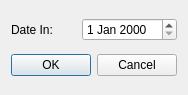
<?xml version="1.0" encoding="UTF-8"?>
<ui version="4.0">
 <class>DateIn</class>
 <widget class="QDialog" name="DateIn">
  <property name="geometry">
   <rect>
    <x>0</x>
    <y>0</y>
    <width>178</width>
    <height>95</height>
   </rect>
  </property>
  <property name="windowTitle">
   <string>Dialog</string>
  </property>
  <layout class="QGridLayout" name="gridLayout">
   <item row="0" column="0">
    <widget class="QLabel" name="label">
     <property name="text">
      <string>Date In:</string>
     </property>
    </widget>
   </item>
   <item row="0" column="1">
    <widget class="QDateEdit" name="dateEdit"/>
   </item>
   <item row="1" column="0" colspan="2">
    <widget class="QDialogButtonBox" name="buttonBox">
     <property name="orientation">
      <enum>Qt::Horizontal</enum>
     </property>
     <property name="standardButtons">
      <set>QDialogButtonBox::Cancel|QDialogButtonBox::Ok</set>
     </property>
    </widget>
   </item>
  </layout>
 </widget>
 <resources/>
 <connections>
  <connection>
   <sender>buttonBox</sender>
   <signal>accepted()</signal>
   <receiver>DateIn</receiver>
   <slot>accept()</slot>
   <hints>
    <hint type="sourcelabel">
     <x>248</x>
     <y>254</y>
    </hint>
    <hint type="destinationlabel">
     <x>157</x>
     <y>274</y>
    </hint>
   </hints>
  </connection>
  <connection>
   <sender>buttonBox</sender>
   <signal>rejected()</signal>
   <receiver>DateIn</receiver>
   <slot>reject()</slot>
   <hints>
    <hint type="sourcelabel">
     <x>316</x>
     <y>260</y>
    </hint>
    <hint type="destinationlabel">
     <x>286</x>
     <y>274</y>
    </hint>
   </hints>
  </connection>
 </connections>
</ui>
